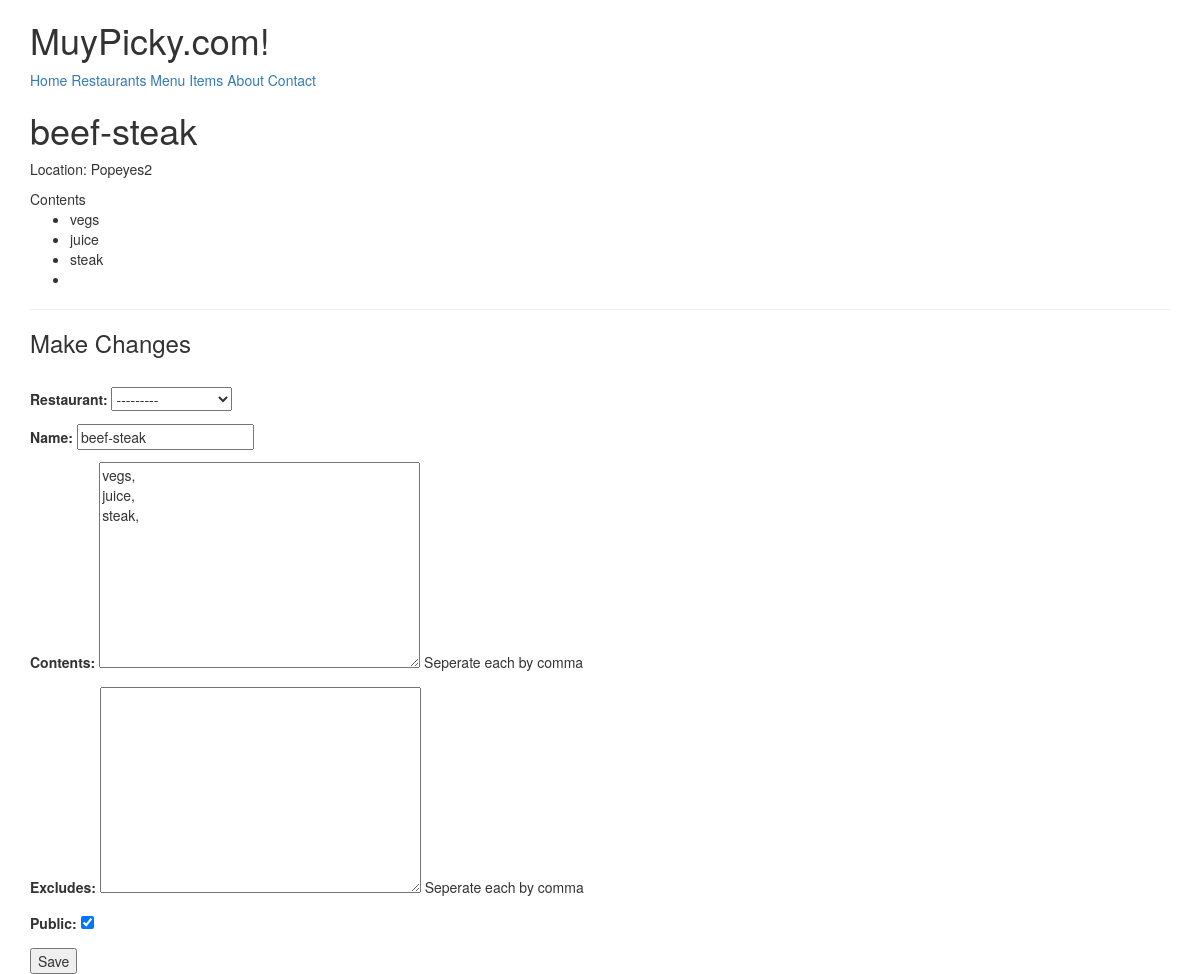
The app's page /items/3 (signed in) with its own data.
### menus/models.py (models this page shows, shortened)
class Items(models.Model):
	user 		= models.ForeignKey(settings.AUTH_USER_MODEL)
	restaurant	= models.ForeignKey(RestaurantLocation)
	name 		= models.CharField(max_length=120)
	contents	= models.TextField(help_text='Seperate each by comma')
	excludes	= models.TextField(blank=True, null=True, help_text='Seperate each by comma')
	public 		= models.BooleanField(default=True)
	timestamp	= models.DateTimeField(auto_now_add=True)
	updated 	= models.DateTimeField(auto_now=True)
	def __str__(self):
		return self.name
	class Meta:
		ordering = ['-updated','-timestamp'] # Item.objects.all()
	def get_contents(self):
		return self.contents.split(",")

### restaurants/models.py (models this page shows, shortened)
class RestaurantLocation(models.Model):
	owner 		= models.ForeignKey(Users) #class_instance.model_set.all()  # Django Models Unleashed JOINCFE.com
	name 		= models.CharField(max_length=120)
	location 	= models.CharField(max_length=120, null=True, blank=True)
	category 	= models.CharField(max_length=120, null=True, blank=True, validators=[validate_category])
	timestamp	= models.DateTimeField(auto_now=False, auto_now_add=False, null=True, blank=True)
	update 		= models.DateTimeField(auto_now_add=True)
	slug		= models.SlugField(null=True, blank=True)
	objects = RestaurantLocationManager() #add Model.objects.all()
	def __str__(self):
		return self.name

### menus/views.py (the view, shortened to what this page needs)
# urls.py: url(r'^(?P<pk>\d+)$', ItemsUpdateView.as_view(), name='detail'),
class ItemsUpdateView(LoginRequiredMixin, UpdateView):
	template_name = 'menus/detail-update.html'
	form_class = ItemsForm
	def get_queryset(self):
		return Items.objects.filter(user=self.request.user)
	def get_context_data(self, *args, **kwargs):
		context = super(ItemsUpdateView, self).get_context_data(*args, **kwargs)
		context['title'] = 'Update Item'
		return context
	def get_form_kwargs(self):
		kwargs = super(ItemsUpdateView, self).get_form_kwargs()
		kwargs['user']=self.request.user
		return kwargs

### menus/forms.py
class ItemsForm(forms.ModelForm):
	class Meta:
		model = Items
		fields = [
			'restaurant',
			'name',
			'contents',
			'excludes',
			'public'
		]
	def __init__(self, user=None, *args, **kwargs):
		print(user)
		print(kwargs)
		super(ItemsForm, self).__init__(*args, **kwargs)
		self.fields['restaurant'].queryset = RestaurantLocation.objects.filter(owner=user)#.exclude(items__isnull=False)

### restaurants/models.py (called while the page is built)
	def get_queryset(self):
		return RestaurantLocationQuerySet(self.model,using=self._db)

### menus/templates/menus/detail-update.html (shortened to what this page needs)
{% extends "base.html" %}
{% block content %}
<h1>{{form.instance.name}}</h1>
<P>Location: {{form.instance.restaurant.name}}</p>
			{% if form.instance.contents %}
			Contents
			<ul>
				{% for item in form.instance.get_contents %}
				<li>{{ item }}</li>
				{% endfor %}
			</ul>
			{% endif %}
<hr/>
<h3>Make Changes</h3>
{% include 'snippets/form-snippet.html' with form=form %}
{% endblock content %}

### templates/snippets/form-snippet.html (shortened to what this page needs)
<br>
<form method='POST'> {% csrf_token %}
	{{ form.as_p }}
	<button type='submit'>Save</button>
</form>

### records on screen
Items: instance.name "beef-steak", instance.restaurant.name "Popeyes2"
RestaurantLocation: name "beef-steak"

### other values on screen
{{ item }} "vegs" "juice" "steak"
